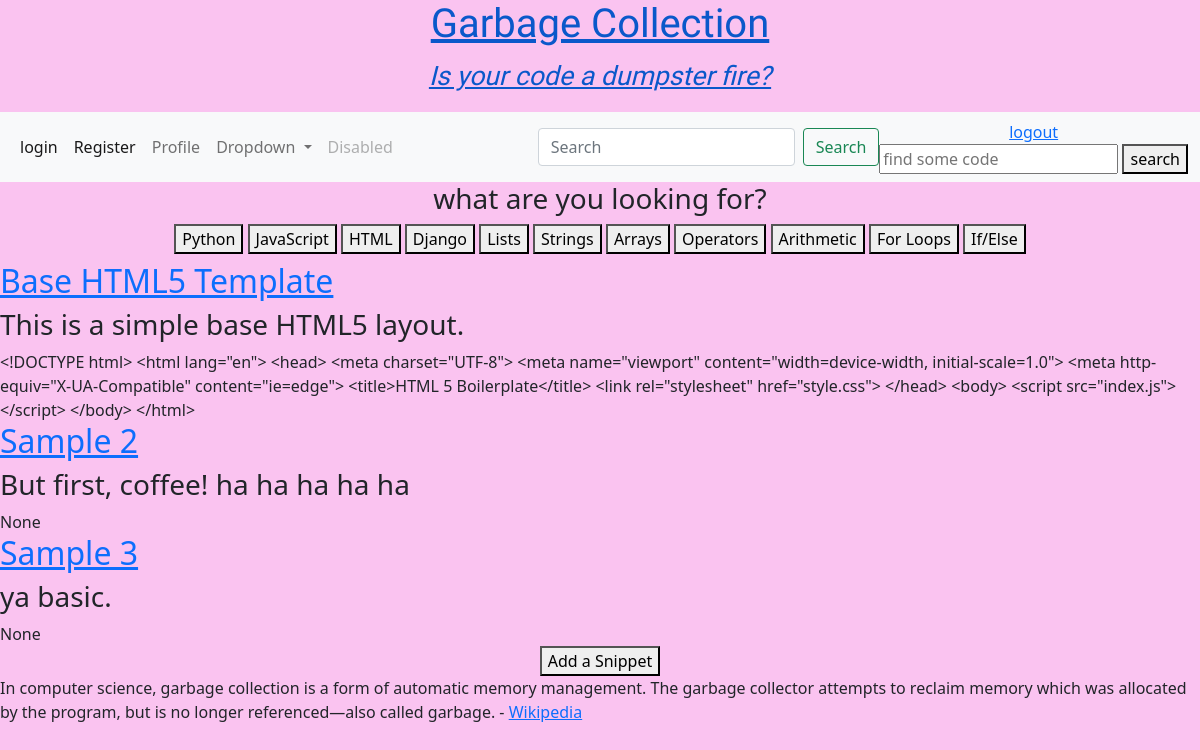
The app's page /index (signed in), older data.
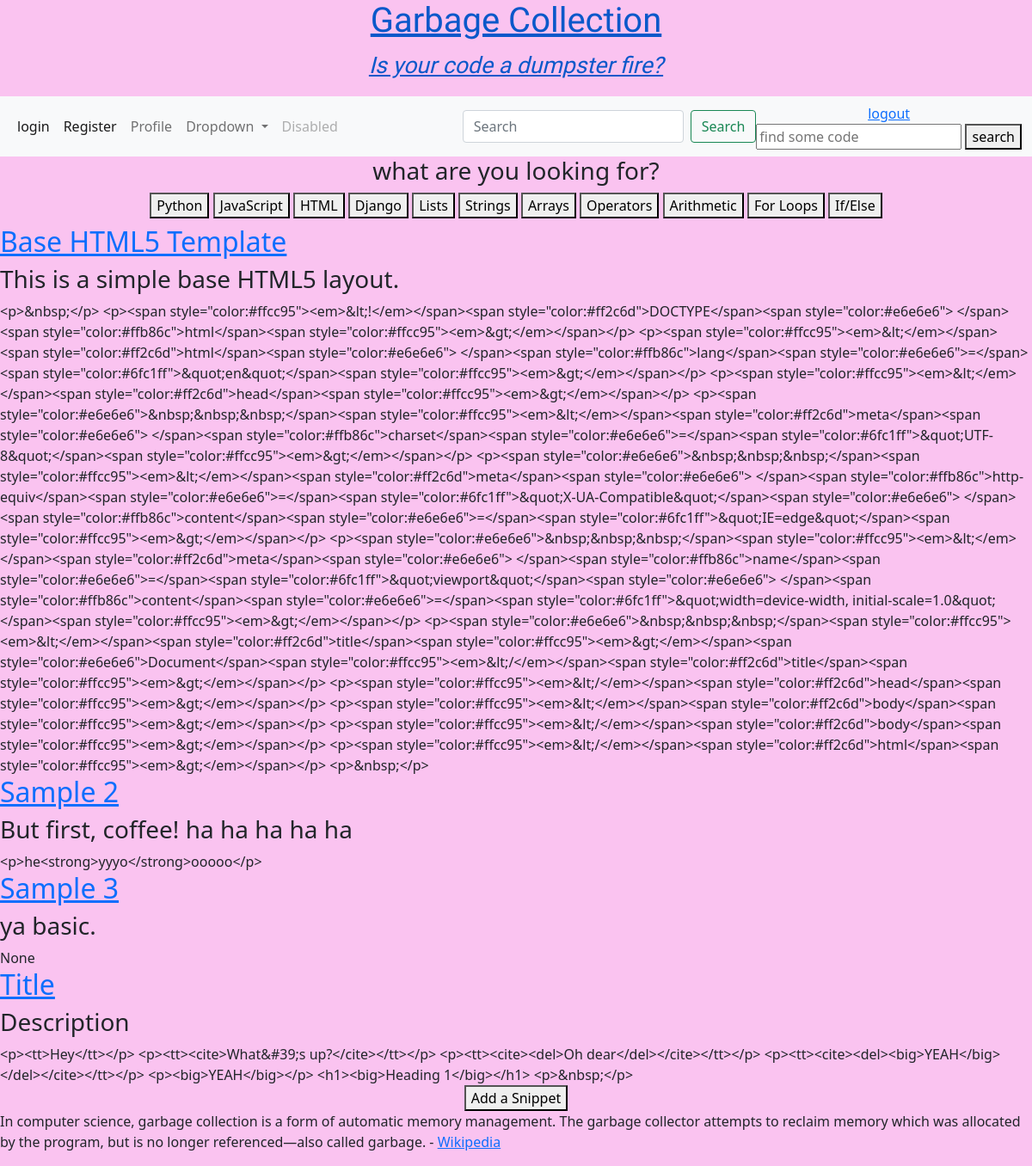
The same page, newer data.
### snippets/models.py (models this page shows, shortened)
class Category(models.Model):
    name = models.CharField(max_length=100)
    slug = models.SlugField(max_length=100, null=True, blank=True, unique=True)
    class Meta:
        verbose_name_plural = "categories"

class Snippet(models.Model):
    title = models.CharField(max_length=500)
    language = models.CharField(max_length=100, blank=False)
    category = models.ManyToManyField("Category", related_name="snippets", blank=True)
    description = models.TextField(max_length=200, null=True, blank=True)
    code = models.TextField(max_length=2000, null=True, blank=True)
    created_at = models.DateTimeField(auto_now_add=True)

### snippets/views.py (the view)
# urls.py: path('index', snippets_views.index, name="index"),
@login_required
def index(request):
    snippets = Snippet.objects.all()
    categories = Category.objects.all()
    return render(request, "index.html", {"snippets": snippets, "categories": categories})

### templates/index.html (shortened to what this page needs)
{% extends "base.html" %} {% load static %}
{% block content %}
<div>
    <center><h3>what are you looking for?</h3></center>
    <div>
        <center>
        {% for category in categories %}
        <a href="{% url 'category' slug=category.slug %}"><button type="submit">{{ category.name }}</button></a>
        {% endfor %}
    </center>
    </div>
</div>
<div class="index-snips">
    {% for snippet in snippets %}
        <h2><a href="{% url 'detail' pk=snippet.pk %}">{{ snippet.title }}</a></h2>
        <h3>{{ snippet.description }}</h3>
        {{ snippet.code }}
    {% endfor %}
</div>
{% endblock %}

Row changes from the older to the newer data that the page shows:
changed Snippet "Base HTML5 Template": code "<!DOCTYPE html> <html lang=\"en\"> <head> <meta charset=\"UTF-8\"> <meta name=\"viewport\" content=\"width=device-width, initial-scale=1.0\"> <meta http-equiv=\"X-UA-Compatible\" content=\"ie=edge\"> <title>HTML 5 Boilerplate</title> <link rel=\"stylesheet\" href=\"style.css\"> </head> <body> <script src=\"index.js\"></script> </body> </html>" → "<p>&nbsp;</p> <p><span style=\"color:#ffcc95\"><em>&lt;!</em></span><span style=\"color:#ff2c6d\">DOCTYPE</span><span style=\"color:#e6e6e6\"> </span><span style=\"color:#ffb86c\">html</span><span style=\"color:#ffcc95\"><em>&gt;</em></span></p> <p><span style=\"color:#ffcc95\"><em>&lt;</em></span><span style=\"color:#ff2c6d\">html</span><span style=\"color:#e6e6e6\"> </span><span style=\"color:#ffb86c\">lang</span><span style=\"color:#e6e6e6\">=</span><span style=\"color:#6fc1ff\">&quot;en&quot;</span><span style=\"color:#ffcc95\"><em>&gt;</em></span></p> <p><span style=\"color:#ffcc95\"><em>&lt;</em></span><span style=\"color:#ff2c6d\">head</span><span style=\"color:#ffcc95\"><em>&gt;</em></span></p> <p><span…"
changed Snippet "Sample 2": code "None" → "<p>he<strong>yyyo</strong>ooooo</p>"
added Snippet: title "Title", description "Description", code "<p><tt>Hey</tt></p> <p><tt><cite>What&#39;s up?</cite></tt></p> <p><tt><cite><del>Oh dear</del></cite></tt></p> <p><tt><cite><del><big>YEAH</big></del></cite></tt></p> <p><big>YEAH</big></p> <h1><big>Heading 1</big></h1> <p>&nbsp;</p>"
